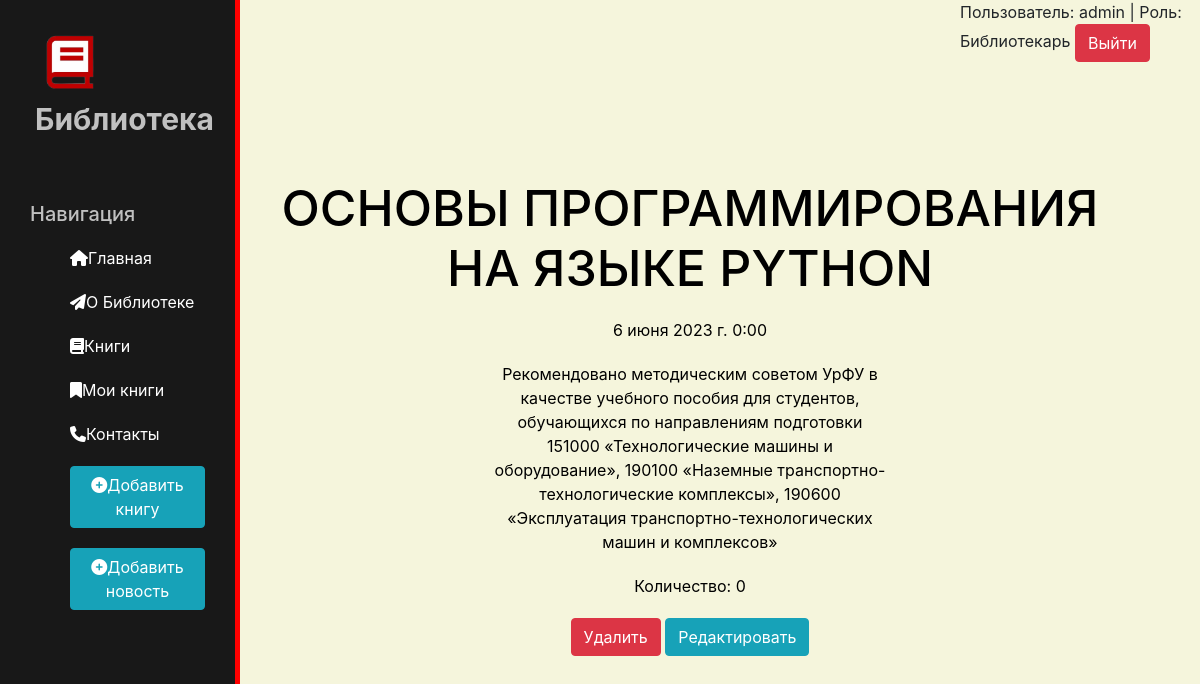
The app's page /news/7 (signed in) with its own data.
### news/models.py (models this page shows, shortened)
class Articles(models.Model):
    title = models.CharField('Название', max_length=100)
    anons = models.CharField('Анонс', max_length=255)
    full_text = models.TextField('Статья')
    date = models.DateTimeField('Дата публикации')
    count = models.IntegerField('Количество')
    class Meta:
        verbose_name='Новость'
        verbose_name_plural = 'Новости'

### news/views.py (the view)
# urls.py: path('<int:pk>', views.NewsDetailView.as_view(), name='news-detail'),
class NewsDetailView(DetailView):
    model = Articles
    template_name = 'news/details_view.html'
    context_object_name = 'article'

### news/templates/news/details_view.html (shortened to what this page needs)
{% extends 'main/layout.html' %}
{% block content%}
    <div class="features">
        <h1>{{ article.title }}</h1>
        <p>{{ article.date }}</p>
        <p>{{ article.full_text }}</p>
        <p>Количество: {{ article.count }}</p>
        <a href="{% url 'news-delete' article.id %}" class="btn btn-danger">Удалить</a>
        <a href="{% url 'news-update' article.id %}" class="btn btn-info">Редактировать</a>
    </div>
{% endblock %}

### main/templates/main/layout.html (shortened to what this page needs)
{% load static %}
<!doctype html>
<html lang="en">
<head>
    <link rel="stylesheet" href="https://cdn.jsdelivr.net/npm/bootstrap@4.6.2/dist/css/bootstrap.min.css">
    <link rel="stylesheet" href="{% static 'main/css/main.css'%}">
    <link rel="stylesheet" href="https://cdnjs.cloudflare.com/ajax/libs/font-awesome/6.4.0/css/all.min.css">
</head>
<body>
    <aside>
        <a href="{% url 'home' %}"><img src="{% static 'main/img/logo4.png'%}" alt="Лого"></a>
        <span class="logo">Библиотека</span>
        <h3>Навигация</h3>
        <ul>
            <a href="{% url 'home' %}"><li><i class="fa-solid fa-house"></i>Главная</li></a>
            <a href="{% url 'about' %}"><li><i class="fa-solid fa-paper-plane"></i>О Библиотеке</li></a>
            <a href="{% url 'news_home' %}"><li><i class="fa-solid fa-book"></i>Книги</li></a>
            <a href="{% url 'my_books' %}"><li><i class="fa-solid fa-bookmark"></i>Мои книги</li></a>
            <a href="{% url 'contacts' %}"><li><i class="fa-solid fa-phone"></i>Контакты</li></a>
            {% if request.user.is_staff %}
                <a href="{% url 'create' %}"><li><button class="btn btn-info"><i class="fas fa-plus-circle"></i>Добавить книгу</li></a>
                <a href="{% url 'create_news'%}"><li><button class="btn btn-info"><i class="fas fa-plus-circle"></i>Добавить новость</button></li></a>
            {% endif %}
        </ul>
    </aside>
    <div class="account">
    {%  if request.user.is_authenticated %}
    <p>Пользователь: {{ request.user }} | Роль: {% if request.user.is_staff %} Библиотекарь {% else %}Читатель {% endif %}<a href="{% url 'logout' %}"><button type="button" class="btn btn-danger">Выйти</button></a></p>
    {% else %}
    <a href="{% url 'auth' %}"><button type="button" class="btn btn-primary">Войти</button></a> <a href="{% url 'register' %}"><button type="button" class="btn btn-success">Зарегистрироваться</button></a>
    {% endif %}
    </div>
    <main>
        {% block content %}
        {% endblock %}
    </main>
</body>
</html>

### main/static/main/css/main.css (style rules this page uses)
body { background: #F5F5DC; }
aside { float: left; background: #181818; width: 20%; padding: 2.5%; height:100vh; color: #c0c0c0; border-right: 5px solid #FF0000; }
aside img { width: 80px; float: left; }
aside .logo { font-size: 30px; margin-left: 5px; font-weight: bold; position: relative; }
aside h3 { margin-top: 60px; font-size: 20px; }
aside ul { list-style: none }
aside ul li { color:#fff; display: block; margin-top: 20px; transition: transform .6s ease; }
main .features { float:left; color:#000000; margin-top:100px; text-align: center; width: 75%; }
main .features h1 { font-size: 50px; }
main .features p { max-width: 400px; margin: 20px auto }
.account { margin-left: 80%; }

### records on screen
Articles: title "ОСНОВЫ ПРОГРАММИРОВАНИЯ НА ЯЗЫКЕ PYTHON", date "6 июня 2023 г. 0:00", full_text "Рекомендовано методическим советом УрФУ в качестве учебного пособия для студентов, обучающихся по направлениям подготовки 151000 «Технологические машины и оборудование», 190100 «Наземные транспортно-технологические комплексы», 190600 «Эксплуатация транспортно-технологических машин и комплексов»", count "0"

### other values on screen
{{ request.user }} "admin"
